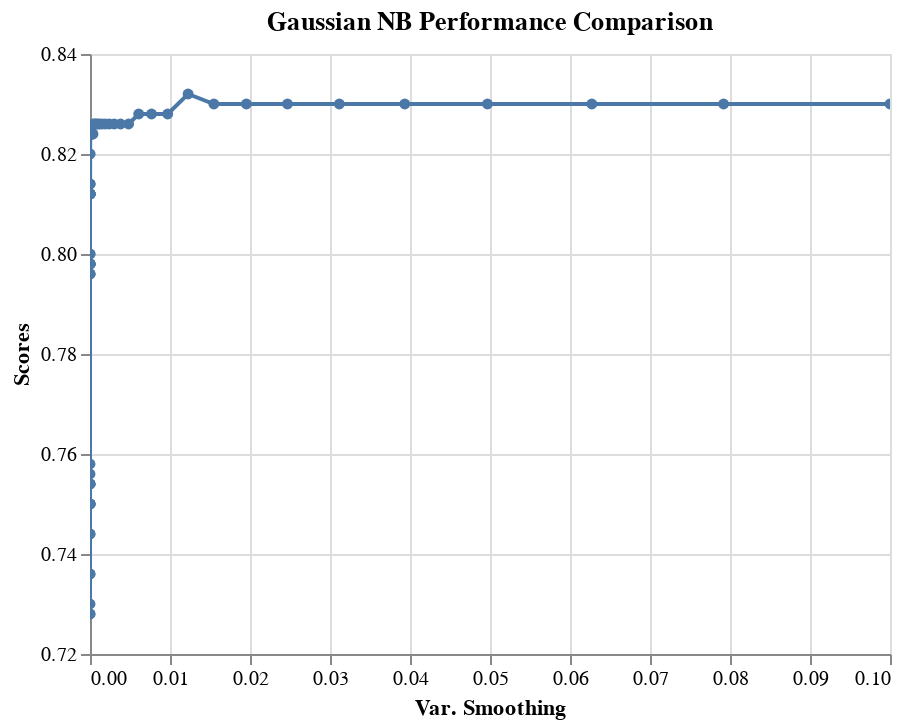

Notebook code for this chart:
### Code cell
alt.Chart(df, 
          title='Gaussian NB Performance Comparison'
         ).mark_line(point=True).encode(
    alt.X('var_smoothing', title='Var. Smoothing'),
    alt.Y('score', title='Scores', scale=alt.Scale(zero=False))
).interactive()

### Figure 1 — Vega-Lite specification as saved in the notebook (floating-point values rounded to 4 significant figures)
{"config": {"view": {"continuousWidth": 400, "continuousHeight": 300}}, "data": {"name": "data-7b130befb51f71491cc125ee3473b359"}, "mark": {"type": "line", "point": true}, "encoding": {"x": {"type": "quantitative", "field": "var_smoothing", "title": "Var. Smoothing"}, "y": {"type": "quantitative", "field": "score", "scale": {"zero": false}, "title": "Scores"}}, "selection": {"selector001": {"type": "interval", "bind": "scales", "encodings": ["x", "y"]}}, "title": "Gaussian NB Performance Comparison", "$schema": "https://vega.github.io/schema/vega-lite/v4.8.1.json", "datasets": {"data-7b130befb51f71491cc125ee3473b359": [{"var_smoothing": 0.1, "score": 0.83}, {"var_smoothing": 0.0792, "score": 0.83}, {"var_smoothing": 0.06273, "score": 0.83}, {"var_smoothing": 0.04968, "score": 0.83}, {"var_smoothing": 0.03935, "score": 0.83}, {"var_smoothing": 0.03117, "score": 0.83}, {"var_smoothing": 0.02468, "score": 0.83}, {"var_smoothing": 0.01955, "score": 0.83}, {"var_smoothing": 0.01548, "score": 0.83}, {"var_smoothing": 0.01226, "score": 0.832}, {"var_smoothing": 0.009713, "score": 0.828}, {"var_smoothing": 0.007693, "score": 0.828}, {"var_smoothing": 0.006093, "score": 0.828}, {"var_smoothing": 0.004826, "score": 0.826}, {"var_smoothing": 0.003822, "score": 0.826}, {"var_smoothing": 0.003027, "score": 0.826}, {"var_smoothing": 0.002397, "score": 0.826}, {"var_smoothing": 0.001899, "score": 0.826}, {"var_smoothing": 0.001504, "score": 0.826}, {"var_smoothing": 0.001191, "score": 0.826}, {"var_smoothing": 0.0009434, "score": 0.826}, {"var_smoothing": 0.0007472, "score": 0.826}, {"var_smoothing": 0.0005918, "score": 0.826}, {"var_smoothing": 0.0004687, "score": 0.826}, {"var_smoothing": 0.0003712, "score": 0.824}, {"var_smoothing": 0.000294, "score": 0.824}, {"var_smoothing": 0.0002329, "score": 0.824}, {"var_smoothing": 0.0001844, "score": 0.824}, {"var_smoothing": 0.0001461, "score": 0.824}, {"var_smoothing": 0.0001157, "score": 0.824}, {"var_smoothing": 9.163e-05, "score": 0.824}, {"var_smoothing": 7.257e-05, "score": 0.824}, {"var_smoothing": 5.748e-05, "score": 0.824}, {"var_smoothing": 4.552e-05, "score": 0.824}, {"var_smoothing": 3.605e-05, "score": 0.824}, {"var_smoothing": 2.856e-05, "score": 0.824}, {"var_smoothing": 2.262e-05, "score": 0.824}, {"var_smoothing": 1.791e-05, "score": 0.82}, {"var_smoothing": 1.419e-05, "score": 0.814}, {"var_smoothing": 1.124e-05, "score": 0.814}, {"var_smoothing": 8.9e-06, "score": 0.812}, {"var_smoothing": 7.049e-06, "score": 0.812}, {"var_smoothing": 5.583e-06, "score": 0.812}, {"var_smoothing": 4.421e-06, "score": 0.812}, {"var_smoothing": 3.502e-06, "score": 0.812}, {"var_smoothing": 2.774e-06, "score": 0.812}, {"var_smoothing": 2.197e-06, "score": 0.812}, {"var_smoothing": 1.74e-06, "score": 0.812}, {"var_smoothing": 1.378e-06, "score": 0.8}, {"var_smoothing": 1.091e-06, "score": 0.8}, {"var_smoothing": 8.644e-07, "score": 0.798}, {"var_smoothing": 6.846e-07, "score": 0.796}, {"var_smoothing": 5.422e-07, "score": 0.796}, {"var_smoothing": 4.294e-07, "score": 0.796}, {"var_smoothing": 3.401e-07, "score": 0.798}, {"var_smoothing": 2.694e-07, "score": 0.798}, {"var_smoothing": 2.134e-07, "score": 0.798}, {"var_smoothing": 1.69e-07, "score": 0.798}, {"var_smoothing": 1.338e-07, "score": 0.798}, {"var_smoothing": 1.06e-07, "score": 0.798}, {"var_smoothing": 8.396e-08, "score": 0.798}, {"var_smoothing": 6.649e-08, "score": 0.758}, {"var_smoothing": 5.266e-08, "score": 0.754}, {"var_smoothing": 4.171e-08, "score": 0.754}, {"var_smoothing": 3.304e-08, "score": 0.756}, {"var_smoothing": 2.617e-08, "score": 0.754}, {"var_smoothing": 2.072e-08, "score": 0.754}, {"var_smoothing": 1.641e-08, "score": 0.75}, {"var_smoothing": 1.3e-08, "score": 0.75}, {"var_smoothing": 1.03e-08, "score": 0.75}, {"var_smoothing": 8.154e-09, "score": 0.75}, {"var_smoothing": 6.458e-09, "score": 0.75}, {"var_smoothing": 5.115e-09, "score": 0.75}, {"var_smoothing": 4.051e-09, "score": 0.744}, {"var_smoothing": 3.209e-09, "score": 0.744}, {"var_smoothing": 2.541e-09, "score": 0.736}, {"var_smoothing": 2.013e-09, "score": 0.736}, {"var_smoothing": 1.594e-09, "score": 0.73}, {"var_smoothing": 1.263e-09, "score": 0.728}, {"var_smoothing": 1e-09, "score": 0.728}]}}
